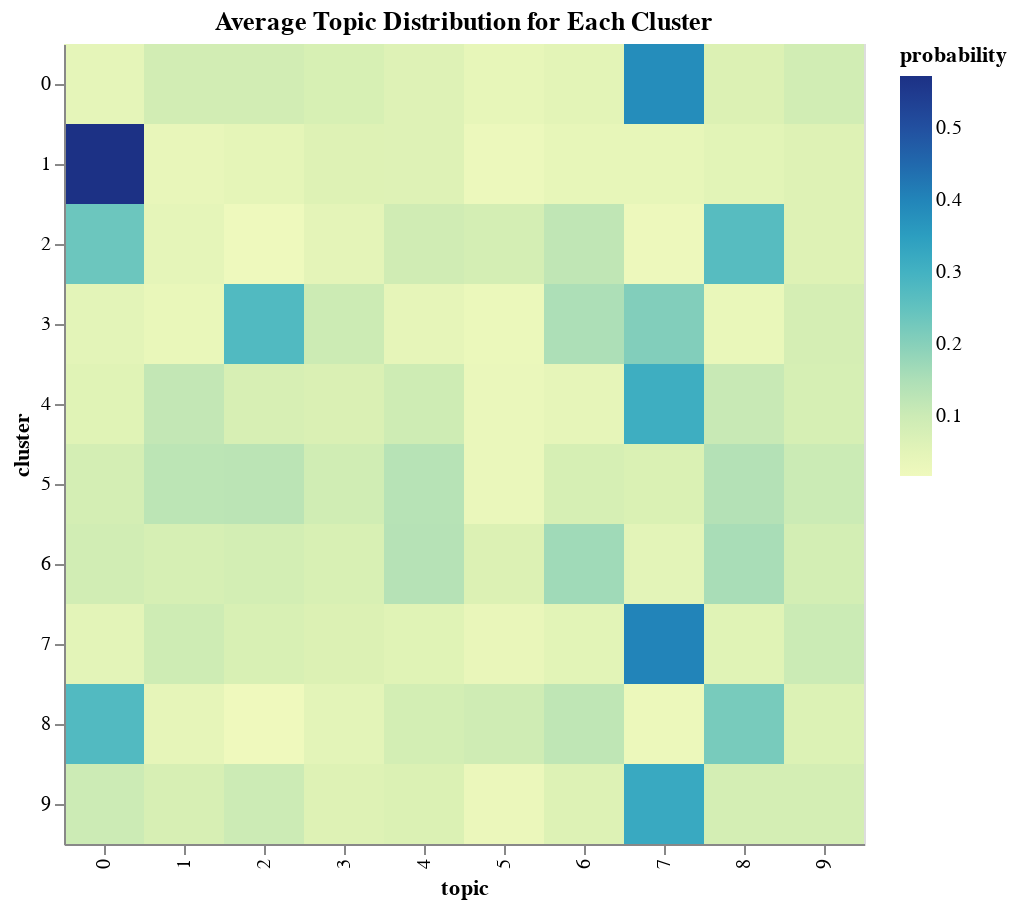

This figure's notebook cell:
### Code cell
# Reshape the dataframe to have a row for each cluster and topic
cluster_topics_heatmap_df = cluster_topics_df.avg_topic_distribution.apply(pd.Series).reset_index().rename(columns={'index': 'cluster'}).melt(id_vars='cluster', var_name='topic', value_name='probability')

heatmap = alt.Chart(cluster_topics_heatmap_df).mark_rect().encode(
    x='topic:O',
    y='cluster:O',
    color='probability:Q'
).properties(
    title='Average Topic Distribution for Each Cluster',
    width=400,
    height=400
)

heatmap

### Figure 1 — Vega-Lite specification as saved in the notebook (floating-point values rounded to 4 significant figures)
{"config": {"view": {"continuousWidth": 300, "continuousHeight": 300}}, "data": {"name": "data-b5d289b5b46789ac62a2df128ba510a6"}, "mark": {"type": "rect"}, "encoding": {"color": {"field": "probability", "type": "quantitative"}, "x": {"field": "topic", "type": "ordinal"}, "y": {"field": "cluster", "type": "ordinal"}}, "height": 400, "title": "Average Topic Distribution for Each Cluster", "width": 400, "$schema": "https://vega.github.io/schema/vega-lite/v5.16.3.json", "datasets": {"data-b5d289b5b46789ac62a2df128ba510a6": [{"cluster": 0, "topic": 0, "probability": 0.04351}, {"cluster": 1, "topic": 0, "probability": 0.5728}, {"cluster": 2, "topic": 0, "probability": 0.2345}, {"cluster": 3, "topic": 0, "probability": 0.04995}, {"cluster": 4, "topic": 0, "probability": 0.05924}, {"cluster": 5, "topic": 0, "probability": 0.08449}, {"cluster": 6, "topic": 0, "probability": 0.09002}, {"cluster": 7, "topic": 0, "probability": 0.04976}, {"cluster": 8, "topic": 0, "probability": 0.2744}, {"cluster": 9, "topic": 0, "probability": 0.1006}, {"cluster": 0, "topic": 1, "probability": 0.08954}, {"cluster": 1, "topic": 1, "probability": 0.03611}, {"cluster": 2, "topic": 1, "probability": 0.04418}, {"cluster": 3, "topic": 1, "probability": 0.03288}, {"cluster": 4, "topic": 1, "probability": 0.1165}, {"cluster": 5, "topic": 1, "probability": 0.1287}, {"cluster": 6, "topic": 1, "probability": 0.08056}, {"cluster": 7, "topic": 1, "probability": 0.09587}, {"cluster": 8, "topic": 1, "probability": 0.04142}, {"cluster": 9, "topic": 1, "probability": 0.07948}, {"cluster": 0, "topic": 2, "probability": 0.0893}, {"cluster": 1, "topic": 2, "probability": 0.04483}, {"cluster": 2, "topic": 2, "probability": 0.01892}, {"cluster": 3, "topic": 2, "probability": 0.2762}, {"cluster": 4, "topic": 2, "probability": 0.07972}, {"cluster": 5, "topic": 2, "probability": 0.1307}, {"cluster": 6, "topic": 2, "probability": 0.08783}, {"cluster": 7, "topic": 2, "probability": 0.07752}, {"cluster": 8, "topic": 2, "probability": 0.01646}, {"cluster": 9, "topic": 2, "probability": 0.1}, {"cluster": 0, "topic": 3, "probability": 0.07874}, {"cluster": 1, "topic": 3, "probability": 0.06445}, {"cluster": 2, "topic": 3, "probability": 0.04798}, {"cluster": 3, "topic": 3, "probability": 0.09954}, {"cluster": 4, "topic": 3, "probability": 0.07479}, {"cluster": 5, "topic": 3, "probability": 0.09281}, {"cluster": 6, "topic": 3, "probability": 0.0771}, {"cluster": 7, "topic": 3, "probability": 0.06995}, {"cluster": 8, "topic": 3, "probability": 0.04918}, {"cluster": 9, "topic": 3, "probability": 0.06304}, {"cluster": 0, "topic": 4, "probability": 0.0626}, {"cluster": 1, "topic": 4, "probability": 0.06269}, {"cluster": 2, "topic": 4, "probability": 0.09342}, {"cluster": 3, "topic": 4, "probability": 0.0428}, {"cluster": 4, "topic": 4, "probability": 0.09562}, {"cluster": 5, "topic": 4, "probability": 0.1355}, {"cluster": 6, "topic": 4, "probability": 0.1371}, {"cluster": 7, "topic": 4, "probability": 0.05692}, {"cluster": 8, "topic": 4, "probability": 0.08635}, {"cluster": 9, "topic": 4, "probability": 0.07074}, {"cluster": 0, "topic": 5, "probability": 0.0395}, {"cluster": 1, "topic": 5, "probability": 0.0245}, {"cluster": 2, "topic": 5, "probability": 0.08464}, {"cluster": 3, "topic": 5, "probability": 0.02681}, {"cluster": 4, "topic": 5, "probability": 0.03092}, {"cluster": 5, "topic": 5, "probability": 0.03063}, {"cluster": 6, "topic": 5, "probability": 0.06999}, {"cluster": 7, "topic": 5, "probability": 0.03408}, {"cluster": 8, "topic": 5, "probability": 0.09464}, {"cluster": 9, "topic": 5, "probability": 0.02851}, {"cluster": 0, "topic": 6, "probability": 0.05091}, {"cluster": 1, "topic": 6, "probability": 0.03906}, {"cluster": 2, "topic": 6, "probability": 0.1219}, {"cluster": 3, "topic": 6, "probability": 0.1491}, {"cluster": 4, "topic": 6, "probability": 0.04275}, {"cluster": 5, "topic": 6, "probability": 0.08143}, {"cluster": 6, "topic": 6, "probability": 0.1664}, {"cluster": 7, "topic": 6, "probability": 0.05348}, {"cluster": 8, "topic": 6, "probability": 0.1243}, {"cluster": 9, "topic": 6, "probability": 0.06585}, {"cluster": 0, "topic": 7, "probability": 0.3849}, {"cluster": 1, "topic": 7, "probability": 0.0401}, {"cluster": 2, "topic": 7, "probability": 0.02263}, {"cluster": 3, "topic": 7, "probability": 0.2063}, {"cluster": 4, "topic": 7, "probability": 0.3107}, {"cluster": 5, "topic": 7, "probability": 0.07308}, {"cluster": 6, "topic": 7, "probability": 0.04878}, {"cluster": 7, "topic": 7, "probability": 0.4021}, {"cluster": 8, "topic": 7, "probability": 0.02594}, {"cluster": 9, "topic": 7, "probability": 0.3215}, {"cluster": 0, "topic": 8, "probability": 0.07022}, {"cluster": 1, "topic": 8, "probability": 0.05131}, {"cluster": 2, "topic": 8, "probability": 0.2673}, {"cluster": 3, "topic": 8, "probability": 0.03264}, {"cluster": 4, "topic": 8, "probability": 0.1082}, {"cluster": 5, "topic": 8, "probability": 0.1406}, {"cluster": 6, "topic": 8, "probability": 0.1548}, {"cluster": 7, "topic": 8, "probability": 0.05941}, {"cluster": 8, "topic": 8, "probability": 0.2194}, {"cluster": 9, "topic": 8, "probability": 0.08576}, {"cluster": 0, "topic": 9, "probability": 0.09078}, {"cluster": 1, "topic": 9, "probability": 0.06415}, {"cluster": 2, "topic": 9, "probability": 0.06454}, {"cluster": 3, "topic": 9, "probability": 0.0837}, {"cluster": 4, "topic": 9, "probability": 0.0816}, {"cluster": 5, "topic": 9, "probability": 0.1021}, {"cluster": 6, "topic": 9, "probability": 0.08735}, {"cluster": 7, "topic": 9, "probability": 0.1009}, {"cluster": 8, "topic": 9, "probability": 0.06794}, {"cluster": 9, "topic": 9, "probability": 0.08454}]}}
